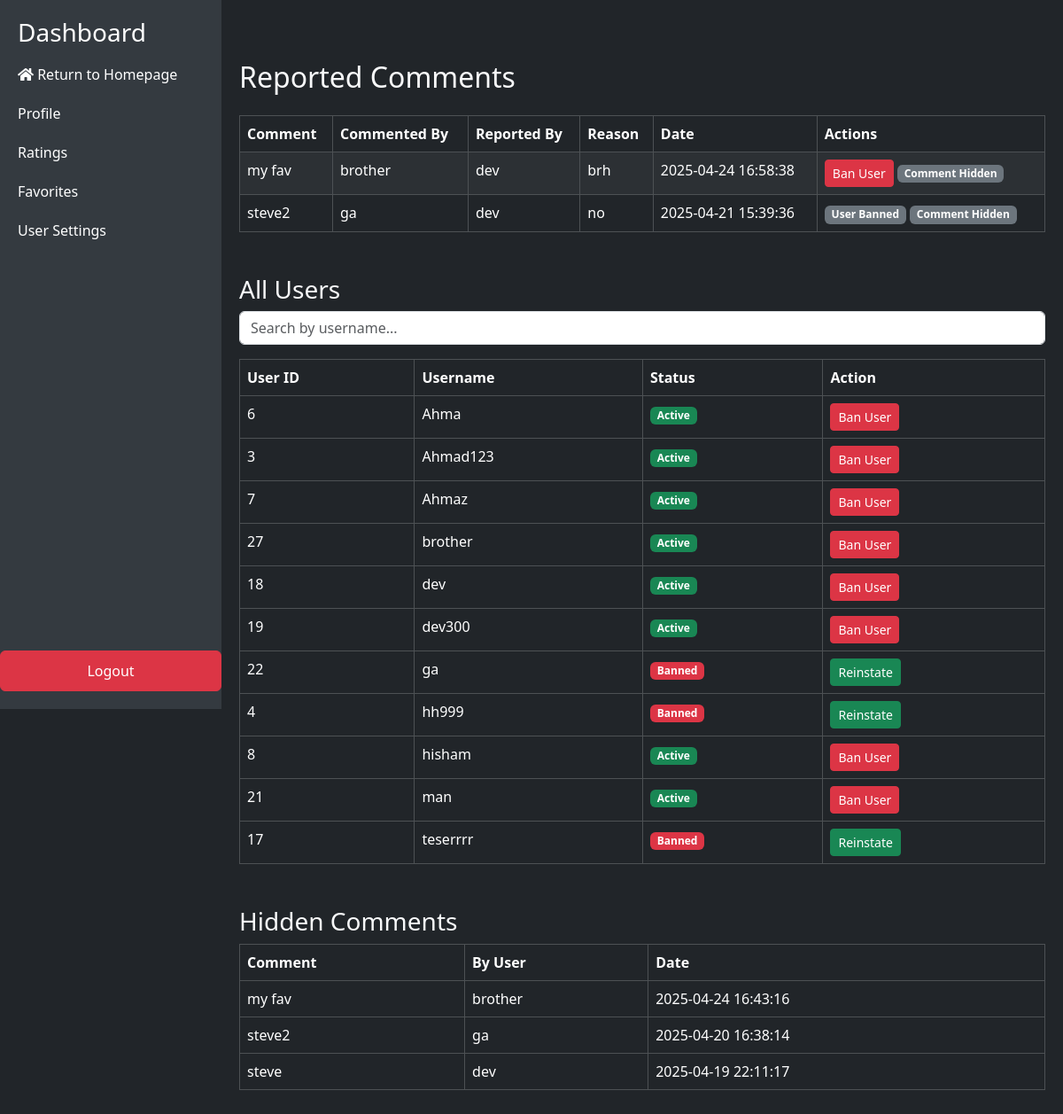
The app's page /admin.php with its own data.
### tables this page shows
CREATE TABLE `comment_reports` (
  `id` int(11) NOT NULL AUTO_INCREMENT,
  `comment_id` int(11) NOT NULL,
  `reported_by` int(11) NOT NULL,
  `reason` text NOT NULL,
  `reported_at` datetime DEFAULT current_timestamp(),
  `handled` tinyint(1) DEFAULT 0,
  PRIMARY KEY (`id`),
  KEY `comment_id` (`comment_id`),
  KEY `reported_by` (`reported_by`),
  CONSTRAINT `comment_reports_ibfk_1` FOREIGN KEY (`comment_id`) REFERENCES `comments` (`id`),
  CONSTRAINT `comment_reports_ibfk_2` FOREIGN KEY (`reported_by`) REFERENCES `users` (`id`)
);

CREATE TABLE `comments` (
  `id` int(11) NOT NULL AUTO_INCREMENT,
  `user_id` int(11) NOT NULL,
  `content_id` int(11) NOT NULL,
  `comment` text NOT NULL,
  `created_at` datetime DEFAULT current_timestamp(),
  `content_type` enum('movie','tv') NOT NULL DEFAULT 'movie',
  `hidden` tinyint(1) DEFAULT 0,
  PRIMARY KEY (`id`),
  KEY `user_id` (`user_id`),
  KEY `tv_id` (`content_id`),
  CONSTRAINT `comments_ibfk_1` FOREIGN KEY (`user_id`) REFERENCES `users` (`id`)
);

CREATE TABLE `users` (
  `id` int(11) NOT NULL AUTO_INCREMENT,
  `username` varchar(50) NOT NULL,
  `email` varchar(100) NOT NULL,
  `password_hash` varchar(255) NOT NULL,
  `created_at` timestamp NOT NULL DEFAULT current_timestamp(),
  `verification_token` varchar(255) DEFAULT NULL,
  `is_verified` tinyint(1) DEFAULT 0,
  `banned` tinyint(1) DEFAULT 0,
  PRIMARY KEY (`id`),
  UNIQUE KEY `username` (`username`),
  UNIQUE KEY `email` (`email`)
);

### admin.php (the view, shortened to what this page needs)
<?php
include 'db.php';
$reportResult = $conn->query("
    SELECT
        cr.id AS report_id,
        cr.reason,
        cr.reported_at,
        cr.handled,
        cr.reported_by,
        rb.username AS reported_by_username,
        c.id AS comment_id,
        c.comment,
        c.user_id AS comment_author_id,
        ca.username AS comment_author_username,
        c.hidden,
        ca.banned
    FROM comment_reports cr
    JOIN comments c ON cr.comment_id = c.id
    JOIN users rb ON cr.reported_by = rb.id
    JOIN users ca ON c.user_id = ca.id
    ORDER BY cr.reported_at DESC
");
$usersResult = $conn->query("SELECT id, username, banned FROM users ORDER BY username");
$hiddenResult = $conn->query("
    SELECT c.comment, u.username, c.created_at
    FROM comments c
    JOIN users u ON c.user_id = u.id
    WHERE c.hidden = 1
    ORDER BY c.created_at DESC
");
?>
<!DOCTYPE html>
<html lang="en">
<head>
    <link href="https://cdn.jsdelivr.net/npm/bootstrap@5.3.3/dist/css/bootstrap.min.css" rel="stylesheet">
    <link rel="stylesheet" href="styles.css">
    <link rel="stylesheet" href="https://cdnjs.cloudflare.com/ajax/libs/font-awesome/5.15.4/css/all.min.css">
</head>
<body class="bg-dark text-light">
<?php include 'sidebar.php'; ?>
<div class="container mt-5 content">
  <h2 class="mb-4">Reported Comments</h2>
  <table class="table table-bordered table-dark table-striped">
    <thead>
      <tr>
        <th>Comment</th>
        <th>Commented By</th>
        <th>Reported By</th>
        <th>Reason</th>
        <th>Date</th>
        <th>Actions</th>
      </tr>
    </thead>
    <tbody>
      <?php while ($row = $reportResult->fetch_assoc()): ?>
        <tr>
          <td><?php echo htmlspecialchars($row['comment']); ?></td>
          <td><?php echo htmlspecialchars($row['comment_author_username']); ?></td>
          <td><?php echo htmlspecialchars($row['reported_by_username']); ?></td>
          <td><?php echo htmlspecialchars($row['reason']); ?></td>
          <td><?php echo $row['reported_at']; ?></td>
          <td>
            <?php if ($row['banned'] == 0): ?>
              <form action="admin.php" method="POST" style="display:inline;">
                <button type="submit" class="btn btn-danger btn-sm">Ban User</button>
              </form>
            <?php else: ?>
              <span class="badge bg-secondary">User Banned</span>
            <?php endif; ?>
            <?php if ($row['hidden'] == 0): ?>
              <form action="admin.php" method="POST" style="display:inline;">
                <input type="hidden" name="hide_comment_id" value="<?php echo $row['comment_id']; ?>">
                <button type="submit" class="btn btn-warning btn-sm">Hide Comment</button>
              </form>
            <?php else: ?>
              <span class="badge bg-secondary">Comment Hidden</span>
            <?php endif; ?>
          </td>
        </tr>
      <?php endwhile; ?>
    </tbody>
  </table>
  <h3 class="mt-5">All Users</h3>
  <input type="text" id="userSearch" class="form-control mb-3" placeholder="Search by username...">
  <table class="table table-bordered table-dark table-hover" id="userTable">
    <thead>
      <tr>
        <th>User ID</th>
        <th>Username</th>
        <th>Status</th>
        <th>Action</th>
      </tr>
    </thead>
    <tbody>
      <?php while ($user = $usersResult->fetch_assoc()): ?>
        <tr>
          <td><?php echo $user['id']; ?></td>
          <td class="username"><?php echo htmlspecialchars($user['username']); ?></td>
          <td>
            <?php if ($user['banned'] == 1): ?>
              <span class="badge bg-danger">Banned</span>
            <?php else: ?>
              <span class="badge bg-success">Active</span>
            <?php endif; ?>
          </td>
          <td>
            <?php if ($user['banned'] == 0): ?>
              <form method="POST" action="admin.php">
                <button type="submit" class="btn btn-danger btn-sm">Ban User</button>
              </form>
            <?php else: ?>
              <form method="POST" action="admin.php">
                <button type="submit" class="btn btn-success btn-sm">Reinstate</button>
              </form>
            <?php endif; ?>
          </td>
        </tr>
      <?php endwhile; ?>
    </tbody>
  </table>
  <h3 class="mt-5">Hidden Comments</h3>
  <table class="table table-bordered table-dark table-hover">
    <thead>
      <tr>
        <th>Comment</th>
        <th>By User</th>
        <th>Date</th>
      </tr>
    </thead>
    <tbody>
      <?php while ($hidden = $hiddenResult->fetch_assoc()): ?>
        <tr>
          <td><?php echo htmlspecialchars($hidden['comment']); ?></td>
          <td><?php echo htmlspecialchars($hidden['username']); ?></td>
          <td><?php echo $hidden['created_at']; ?></td>
        </tr>
      <?php endwhile; ?>
    </tbody>
  </table>
</div>
</body>
</html>

### sidebar.php (shortened to what this page needs)
<div class="sidebar">
    <h3>Dashboard</h3>
    <a href="main.php"><i class="fas fa-home"></i> Return to Homepage</a>
    <a href="profile.php">Profile</a>
    <a href="ratings.php">Ratings</a>
    <a href="favorites.php">Favorites</a>
    <a href="settings.php">User Settings</a>
    <a href="logout.php" class="btn btn-danger logout-btn">Logout</a>
</div>

### styles.css (style rules this page uses)
.sidebar { width: 250px; height: 100vh; position: fixed; top: 0; left: 0; background-color: #343a40; color: white; padding-top: 20px; padding-left: 20px; }
.sidebar a { color: white; text-decoration: none; padding: 10px 0; display: block; transition: 0.3s; }
.sidebar .logout-btn { position: absolute; margin-left: -20px; bottom: 20px; width: 100%; }
.content { margin-left: 250px; padding: 20px; flex-grow: 1; }

### admin.php (style rules this page uses)
body { display: flex; margin: 0; }

### records on screen
comment_reports: comment.comment "my fav", users.username "brother", reported_by.username "dev", reason "brh", reported_at "2025-04-24 16:58:38"
comment_reports: comment.comment "steve2", users.username "ga", reported_by.username "dev", reason "no", reported_at "2025-04-21 15:39:36", shows "User Banned"
users: id "6", username "Ahma", banned "Active"
users: id "3", username "Ahmad123", banned "Active"
users: id "7", username "Ahmaz", banned "Active"
users: id "27", username "brother", banned "Active"
users: id "18", username "dev", banned "Active"
users: id "19", username "dev300", banned "Active"
users: id "22", username "ga", banned "Banned"
users: id "4", username "hh999", banned "Banned"
users: id "8", username "hisham", banned "Active"
users: id "21", username "man", banned "Active"
users: id "17", username "teserrrr", banned "Banned"
comments: comment "my fav", user.username "brother", created_at "2025-04-24 16:43:16"
comments: comment "steve2", user.username "ga", created_at "2025-04-20 16:38:14"
comments: comment "steve", user.username "dev", created_at "2025-04-19 22:11:17"
